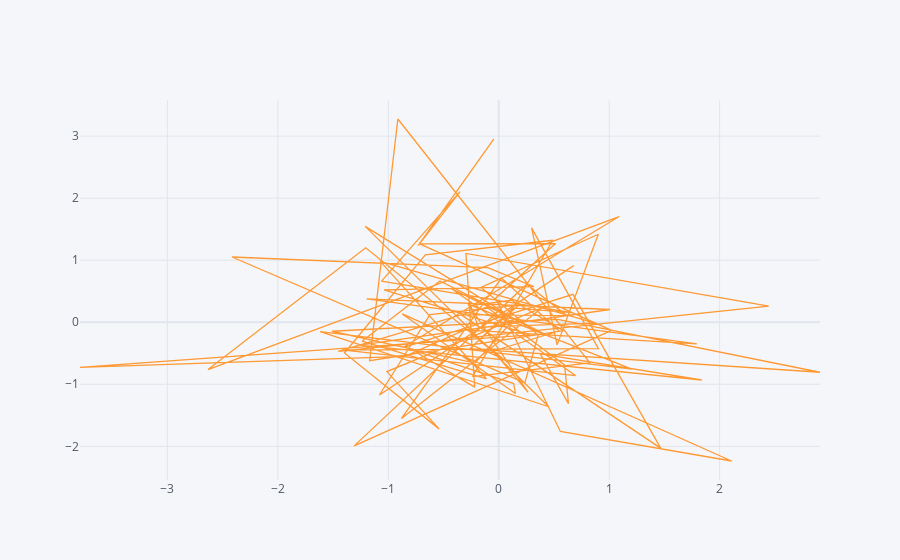

The code cell stored with this chart in its notebook:
### Code cell
df.iplot(kind='scatter',x='A',y='B')
